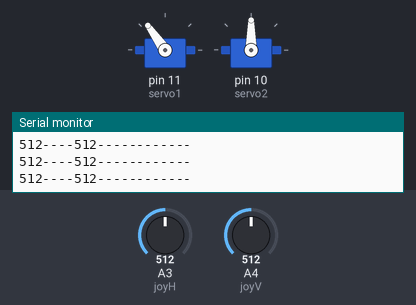
The sketch below on a simulated Arduino Uno, built with avr-gcc and run on an emulated ATmega328P. Shown: 2 × servo, the last lines printed to the serial monitor. The test bench sets the inputs (shaded band); at power-on: A3 (joyH) = 512, A4 (joyV) = 512.

Above: at 1.2 s.
1.3 s: A3 (joyH) set to 716
At 2.0 s:
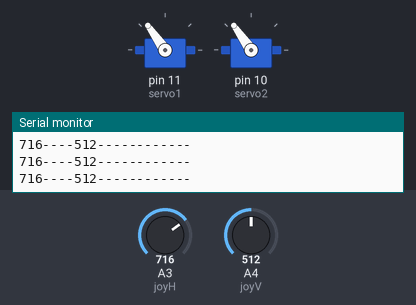
2.8 s: A4 (joyV) set to 716
At 4.0 s:
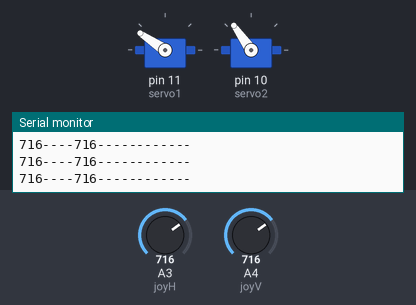
4.3 s: A3 (joyH) set to 900
At 5.3 s:
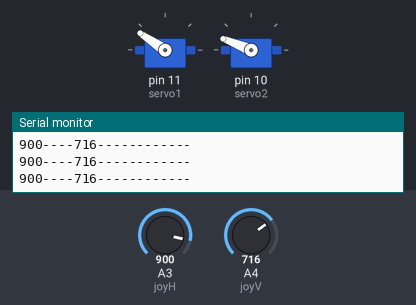
5.8 s: A4 (joyV) set to 900
At 7.0 s:
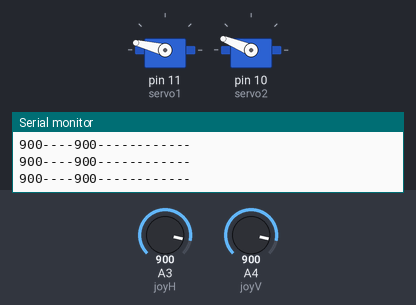
7.3 s: A3 (joyH) set to 1023
At 8.3 s:
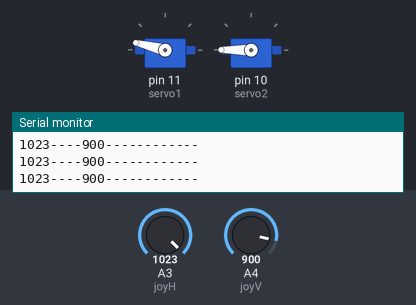
8.8 s: A4 (joyV) set to 1023
At 10.0 s:
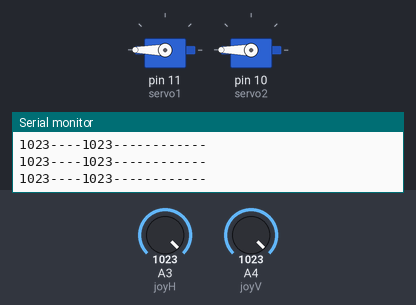
Timing chart, 0 to 11.3 s (numbered marks = the images above; inputs shaded):
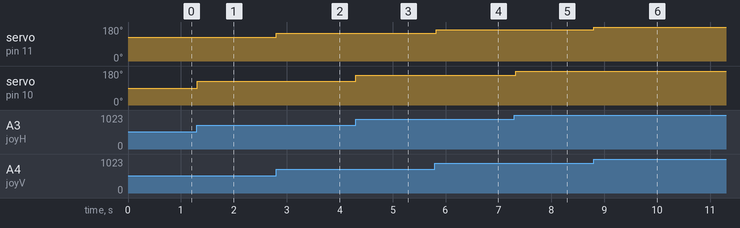

Measured:
- after the input at 1.3 s, servo on pin 10 (servo2): 90° → 125° at once
- after the input at 2.8 s, servo on pin 11 (servo1): 125° → 146° at once
- after the input at 4.3 s, servo on pin 10 (servo2): 125° → 158° at once
- after the input at 5.8 s, servo on pin 11 (servo1): 146° → 166° at once
- after the input at 7.3 s, servo on pin 10 (servo2): 158° → 180° at once
- after the input at 8.8 s, servo on pin 11 (servo1): 166° → 180° at once

The sketch:

Joystick_2Servos.ino
```cpp
#include <Servo.h>
const int servo1=11;
const int servo2=10;
const int joyH=3;
const int joyV=4;
int servoVal;
Servo myservo1;
Servo myservo2;

void setup()
{
  myservo1.attach(servo1);
  myservo2.attach(servo2);
  Serial.begin(9600);
}
void loop(){
  outputJoystick();
  servoVal= analogRead(joyH);
  servoVal= map(servoVal,0, 1023, 0, 180);
  myservo2.write(servoVal);
  servoVal=analogRead(joyV);
  servoVal=map(servoVal,0, 1023, 70, 180);
  myservo1.write(servoVal);
  delay(15);
}
void outputJoystick(){
  Serial.print(analogRead(joyH));
  Serial.print("----");
  Serial.print(analogRead(joyV));
  Serial.println ("------------");
}
```
